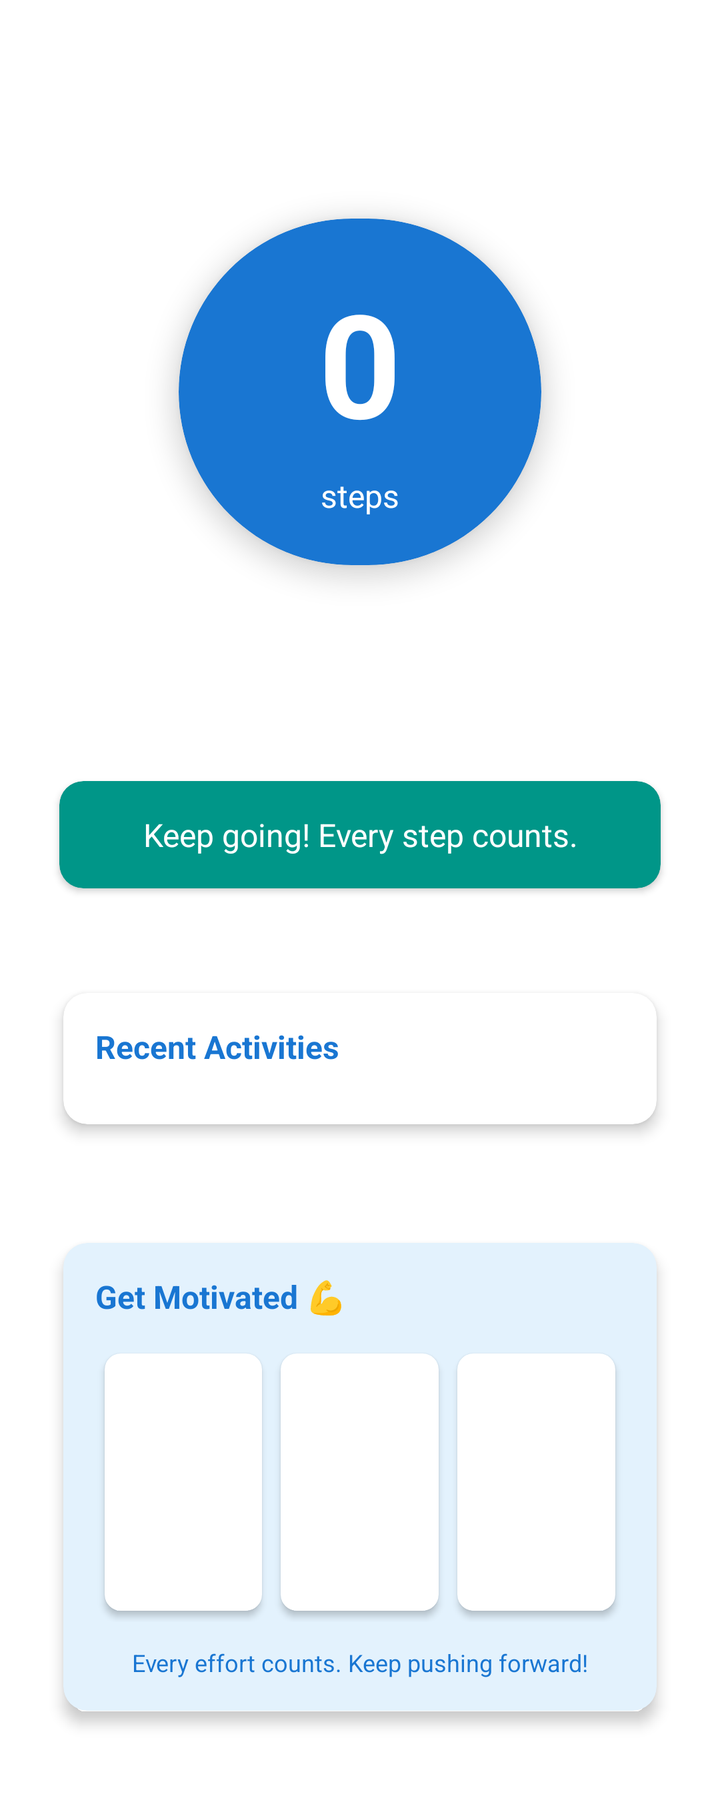
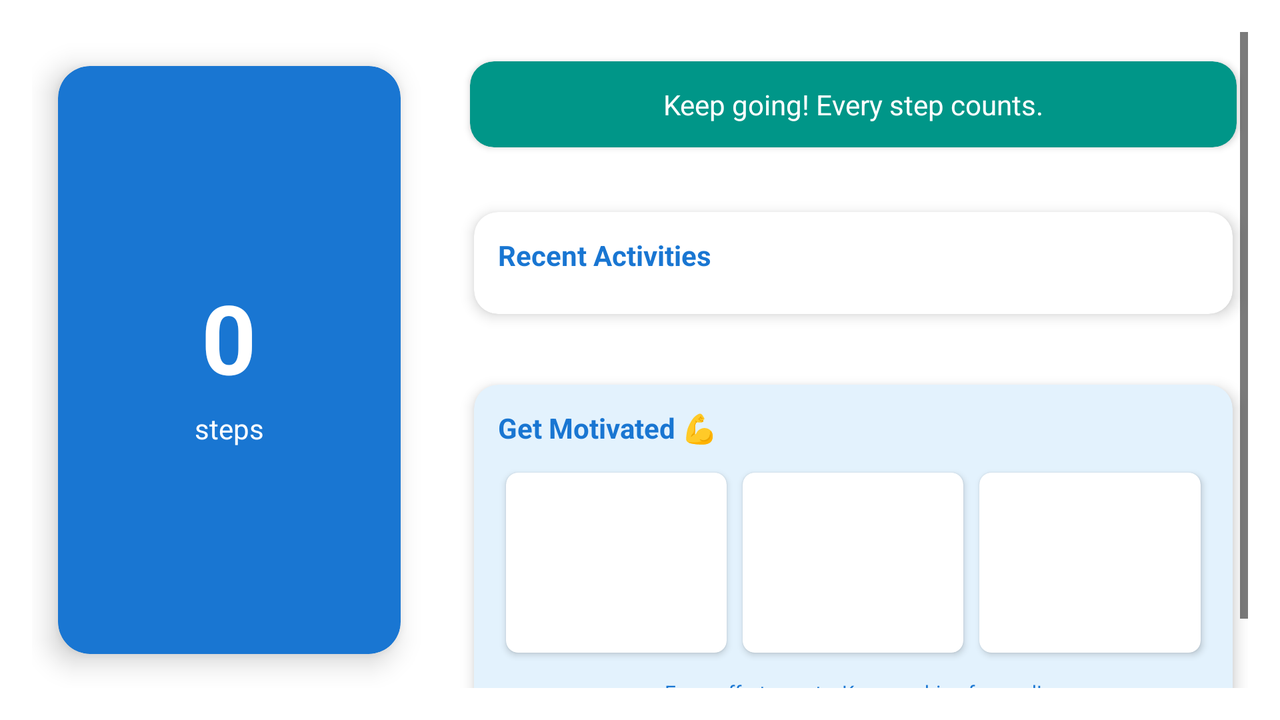

One screen, two layout resources from the same app: the default and the repository's alternative for another configuration. Each is rendered where Android would select it; the XML of both is given below.
<!-- AndroidManifest.xml: application theme Theme.CountLives -->
<!-- res/layout/fragment_steps.xml -->
<?xml version="1.0" encoding="utf-8"?>
<ScrollView xmlns:android="http://schemas.android.com/apk/res/android"
    xmlns:app="http://schemas.android.com/apk/res-auto"
    android:layout_width="match_parent"
    android:layout_height="match_parent"
    android:background="@color/white">

    <LinearLayout
        android:orientation="vertical"
        android:layout_width="match_parent"
        android:layout_height="wrap_content"
        android:gravity="center_horizontal"
        android:padding="24dp">

        
        <com.google.android.material.card.MaterialCardView
            android:layout_width="280dp"
            android:layout_height="280dp"
            android:layout_marginVertical="32dp"
            app:cardCornerRadius="140dp"
            app:cardElevation="8dp"
            app:cardBackgroundColor="@color/primary_blue_700">

            <LinearLayout
                android:layout_width="match_parent"
                android:layout_height="match_parent"
                android:orientation="vertical"
                android:gravity="center">

                <TextView
                    android:id="@+id/tvStepsFrag"
                    android:layout_width="wrap_content"
                    android:layout_height="wrap_content"
                    android:text="0"
                    android:textSize="72sp"
                    android:textStyle="bold"
                    android:textColor="@color/white" />

                <TextView
                    android:layout_width="wrap_content"
                    android:layout_height="wrap_content"
                    android:text="steps"
                    android:textSize="16sp"
                    android:textColor="@color/white"
                    android:layout_marginTop="8dp" />
            </LinearLayout>
        </com.google.android.material.card.MaterialCardView>

        
        <com.google.android.material.card.MaterialCardView
            android:layout_width="match_parent"
            android:layout_height="wrap_content"
            android:layout_marginVertical="16dp"
            app:cardCornerRadius="12dp"
            app:cardElevation="2dp"
            app:cardBackgroundColor="@color/secondary_teal_500">

            <TextView
                android:id="@+id/tvMotivation"
                android:layout_width="match_parent"
                android:layout_height="wrap_content"
                android:text="Keep going! Every step counts."
                android:textColor="@color/white"
                android:textSize="16sp"
                android:gravity="center"
                android:padding="16dp" />

        </com.google.android.material.card.MaterialCardView>

        
        <com.google.android.material.card.MaterialCardView
            android:layout_width="match_parent"
            android:layout_height="wrap_content"
            android:layout_marginVertical="20dp"
            app:cardCornerRadius="12dp"
            app:cardElevation="4dp"
            app:cardBackgroundColor="@color/white"
            android:layout_marginHorizontal="0dp">

            <LinearLayout
                android:layout_width="match_parent"
                android:layout_height="wrap_content"
                android:orientation="vertical"
                android:padding="16dp">

                <TextView
                    android:id="@+id/tvRecentMiniLabel"
                    android:layout_width="wrap_content"
                    android:layout_height="wrap_content"
                    android:layout_marginBottom="12dp"
                    android:text="Recent Activities"
                    android:textSize="16sp"
                    android:textStyle="bold"
                    android:textColor="@color/primary_blue_700" />

                
                <androidx.recyclerview.widget.RecyclerView
                    android:id="@+id/rvRecentMini"
                    android:layout_width="match_parent"
                    android:layout_height="wrap_content"
                    android:layout_marginBottom="0dp" />

                <TextView
                    android:id="@+id/tvNoRecentActivities"
                    android:layout_width="match_parent"
                    android:layout_height="wrap_content"
                    android:text="No activities logged yet - start by adding one!"
                    android:textSize="14sp"
                    android:textColor="@color/secondary_teal_500"
                    android:gravity="center"
                    android:padding="16dp"
                    android:visibility="gone" />

            </LinearLayout>

        </com.google.android.material.card.MaterialCardView>

        
        <com.google.android.material.card.MaterialCardView
            android:layout_width="match_parent"
            android:layout_height="wrap_content"
            android:layout_marginVertical="20dp"
            app:cardCornerRadius="12dp"
            app:cardElevation="4dp"
            app:cardBackgroundColor="@color/primary_blue_100">

            <LinearLayout
                android:layout_width="match_parent"
                android:layout_height="wrap_content"
                android:orientation="vertical"
                android:padding="16dp">

                <TextView
                    android:layout_width="wrap_content"
                    android:layout_height="wrap_content"
                    android:layout_marginBottom="12dp"
                    android:text="Get Motivated 💪"
                    android:textSize="16sp"
                    android:textStyle="bold"
                    android:textColor="@color/primary_blue_700" />

                
                <LinearLayout
                    android:layout_width="match_parent"
                    android:layout_height="wrap_content"
                    android:orientation="horizontal"
                    android:gravity="center"
                    android:spacing="8dp">

                    
                    <com.google.android.material.card.MaterialCardView
                        android:layout_width="0dp"
                        android:layout_height="140dp"
                        android:layout_weight="1"
                        app:cardCornerRadius="8dp"
                        app:cardElevation="2dp">

                        <ImageView
                            android:id="@+id/ivMotiv1"
                            android:layout_width="match_parent"
                            android:layout_height="match_parent"
                            android:src="@drawable/ic_launcher_foreground"
                            android:scaleType="centerCrop"
                            android:contentDescription="Motivation 1" />

                    </com.google.android.material.card.MaterialCardView>

                    
                    <com.google.android.material.card.MaterialCardView
                        android:layout_width="0dp"
                        android:layout_height="140dp"
                        android:layout_weight="1"
                        app:cardCornerRadius="8dp"
                        app:cardElevation="2dp">

                        <ImageView
                            android:id="@+id/ivMotiv2"
                            android:layout_width="match_parent"
                            android:layout_height="match_parent"
                            android:src="@drawable/ic_launcher_foreground"
                            android:scaleType="centerCrop"
                            android:contentDescription="Motivation 2" />

                    </com.google.android.material.card.MaterialCardView>

                    
                    <com.google.android.material.card.MaterialCardView
                        android:layout_width="0dp"
                        android:layout_height="140dp"
                        android:layout_weight="1"
                        app:cardCornerRadius="8dp"
                        app:cardElevation="2dp">

                        <ImageView
                            android:id="@+id/ivMotiv3"
                            android:layout_width="match_parent"
                            android:layout_height="match_parent"
                            android:src="@drawable/ic_launcher_foreground"
                            android:scaleType="centerCrop"
                            android:contentDescription="Motivation 3" />

                    </com.google.android.material.card.MaterialCardView>

                </LinearLayout>

                <TextView
                    android:layout_width="match_parent"
                    android:layout_height="wrap_content"
                    android:text="Every effort counts. Keep pushing forward!"
                    android:textSize="12sp"
                    android:textColor="@color/primary_blue_700"
                    android:gravity="center"
                    android:layout_marginTop="12dp" />

            </LinearLayout>

        </com.google.android.material.card.MaterialCardView>

    </LinearLayout>

</ScrollView>
<!-- resources referenced by this layout -->
<resources>
  <color name="primary_blue_100">#FFE3F2FD</color>
  <color name="primary_blue_700">#FF1976D2</color>
  <color name="secondary_teal_500">#FF009688</color>
  <color name="white">#FFFFFFFF</color>
  <style name="Theme.CountLives" parent="Theme.MaterialComponents.DayNight.NoActionBar">
          <item name="windowActionBar">false</item>
          <item name="windowNoTitle">true</item>
          
          <item name="colorPrimary">@color/primary_blue_700</item>
          <item name="colorPrimaryVariant">@color/primary_blue_900</item>
          <item name="colorOnPrimary">@color/white</item>
          
          <item name="colorSecondary">@color/secondary_teal_500</item>
          <item name="colorSecondaryVariant">@color/secondary_teal_700</item>
          <item name="colorOnSecondary">@color/white</item>
          
          <item name="colorTertiary">@color/primary_blue_500</item>
          
          <item name="materialButtonStyle">@style/Theme.CountLives.PillButton</item>
          <item name="materialCardViewStyle">@style/CountLives.Card</item>
          <item name="materialButtonOutlinedStyle">@style/Widget.CountLives.Button</item>
          <item name="android:buttonStyle">@style/Theme.CountLives.PillButton</item>
          <item name="cardViewStyle">@style/CountLives.Card</item>
          
          <item name="android:statusBarColor">?attr/colorPrimaryVariant</item>
          <item name="android:navigationBarColor">?attr/colorPrimary</item>
          <item name="android:windowBackground">@color/white</item>
          
          <item name="android:textColorPrimary">@color/black</item>
          <item name="android:textColorSecondary">@color/black</item>
          
          <item name="tabStyle">@style/Widget.MaterialComponents.TabLayout</item>
      </style>
  <color name="primary_blue_900">#FF0D47A1</color>
  <color name="secondary_teal_700">#FF00796B</color>
  <color name="primary_blue_500">#FF2196F3</color>
  <style name="Theme.CountLives.PillButton" parent="Widget.MaterialComponents.Button">
          <item name="cornerRadius">24dp</item>
          <item name="android:backgroundTint">?attr/colorSecondary</item>
          <item name="android:textColor">?attr/colorOnSecondary</item>
          <item name="iconGravity">textStart</item>
      </style>
  <style name="CountLives.Card" parent="Widget.MaterialComponents.CardView">
          <item name="cardCornerRadius">12dp</item>
          <item name="cardUseCompatPadding">true</item>
          <item name="cardElevation">4dp</item>
      </style>
  <style name="Widget.CountLives.Button" parent="Widget.MaterialComponents.Button.OutlinedButton">
          <item name="strokeColor">?attr/colorPrimary</item>
          <item name="android:textColor">?attr/colorPrimary</item>
      </style>
  <color name="black">#FF000000</color>
</resources>
<!-- res/layout-land/fragment_steps.xml (the repository's variant of the layout above) -->
<!-- drawn on the phone turned sideways -->
<?xml version="1.0" encoding="utf-8"?>
<LinearLayout xmlns:android="http://schemas.android.com/apk/res/android"
    xmlns:app="http://schemas.android.com/apk/res-auto"
    android:layout_width="match_parent"
    android:layout_height="match_parent"
    android:orientation="horizontal"
    android:background="@color/white"
    android:padding="16dp">

    
    <com.google.android.material.card.MaterialCardView
        android:layout_width="0dp"
        android:layout_height="match_parent"
        android:layout_weight="1"
        android:layout_marginEnd="16dp"
        app:cardCornerRadius="16dp"
        app:cardElevation="8dp"
        app:cardBackgroundColor="@color/primary_blue_700">

        <LinearLayout
            android:layout_width="match_parent"
            android:layout_height="match_parent"
            android:orientation="vertical"
            android:gravity="center">

            <TextView
                android:id="@+id/tvStepsFrag"
                android:layout_width="wrap_content"
                android:layout_height="wrap_content"
                android:text="0"
                android:textSize="48sp"
                android:textStyle="bold"
                android:textColor="@color/white" />

            <TextView
                android:layout_width="wrap_content"
                android:layout_height="wrap_content"
                android:text="steps"
                android:textSize="14sp"
                android:textColor="@color/white"
                android:layout_marginTop="4dp" />

        </LinearLayout>
    </com.google.android.material.card.MaterialCardView>

    
    <ScrollView
        android:layout_width="0dp"
        android:layout_height="match_parent"
        android:layout_weight="2">

        <LinearLayout
            android:layout_width="match_parent"
            android:layout_height="wrap_content"
            android:orientation="vertical"
            android:gravity="center_horizontal">

            
            <com.google.android.material.card.MaterialCardView
                android:layout_width="match_parent"
                android:layout_height="wrap_content"
                android:layout_marginVertical="8dp"
                app:cardCornerRadius="12dp"
                app:cardElevation="2dp"
                app:cardBackgroundColor="@color/secondary_teal_500">

                <TextView
                    android:id="@+id/tvMotivation"
                    android:layout_width="match_parent"
                    android:layout_height="wrap_content"
                    android:text="Keep going! Every step counts."
                    android:textColor="@color/white"
                    android:textSize="14sp"
                    android:gravity="center"
                    android:padding="12dp" />

            </com.google.android.material.card.MaterialCardView>

            
            <com.google.android.material.card.MaterialCardView
                android:layout_width="match_parent"
                android:layout_height="wrap_content"
                android:layout_marginVertical="8dp"
                app:cardCornerRadius="12dp"
                app:cardElevation="4dp"
                app:cardBackgroundColor="@color/white">

                <LinearLayout
                    android:layout_width="match_parent"
                    android:layout_height="wrap_content"
                    android:orientation="vertical"
                    android:padding="12dp">

                    <TextView
                        android:id="@+id/tvRecentMiniLabel"
                        android:layout_width="wrap_content"
                        android:layout_height="wrap_content"
                        android:layout_marginBottom="8dp"
                        android:text="Recent Activities"
                        android:textSize="14sp"
                        android:textStyle="bold"
                        android:textColor="@color/primary_blue_700" />

                    <androidx.recyclerview.widget.RecyclerView
                        android:id="@+id/rvRecentMini"
                        android:layout_width="match_parent"
                        android:layout_height="wrap_content"
                        android:layout_marginBottom="0dp" />

                    <TextView
                        android:id="@+id/tvNoRecentActivities"
                        android:layout_width="match_parent"
                        android:layout_height="wrap_content"
                        android:text="No activities logged yet - start by adding one!"
                        android:textSize="12sp"
                        android:textColor="@color/secondary_teal_500"
                        android:gravity="center"
                        android:padding="12dp"
                        android:visibility="gone" />

                </LinearLayout>

            </com.google.android.material.card.MaterialCardView>

            
            <com.google.android.material.card.MaterialCardView
                android:layout_width="match_parent"
                android:layout_height="wrap_content"
                android:layout_marginVertical="8dp"
                app:cardCornerRadius="12dp"
                app:cardElevation="4dp"
                app:cardBackgroundColor="@color/primary_blue_100">

                <LinearLayout
                    android:layout_width="match_parent"
                    android:layout_height="wrap_content"
                    android:orientation="vertical"
                    android:padding="12dp">

                    <TextView
                        android:layout_width="wrap_content"
                        android:layout_height="wrap_content"
                        android:layout_marginBottom="8dp"
                        android:text="Get Motivated 💪"
                        android:textSize="14sp"
                        android:textStyle="bold"
                        android:textColor="@color/primary_blue_700" />

                    <LinearLayout
                        android:layout_width="match_parent"
                        android:layout_height="wrap_content"
                        android:orientation="horizontal"
                        android:gravity="center"
                        android:spacing="4dp">

                        <com.google.android.material.card.MaterialCardView
                            android:layout_width="0dp"
                            android:layout_height="100dp"
                            android:layout_weight="1"
                            app:cardCornerRadius="6dp"
                            app:cardElevation="2dp">

                            <ImageView
                                android:id="@+id/ivMotiv1"
                                android:layout_width="match_parent"
                                android:layout_height="match_parent"
                                android:src="@drawable/ic_launcher_foreground"
                                android:scaleType="centerCrop"
                                android:contentDescription="Motivation 1" />

                        </com.google.android.material.card.MaterialCardView>

                        <com.google.android.material.card.MaterialCardView
                            android:layout_width="0dp"
                            android:layout_height="100dp"
                            android:layout_weight="1"
                            app:cardCornerRadius="6dp"
                            app:cardElevation="2dp">

                            <ImageView
                                android:id="@+id/ivMotiv2"
                                android:layout_width="match_parent"
                                android:layout_height="match_parent"
                                android:src="@drawable/ic_launcher_foreground"
                                android:scaleType="centerCrop"
                                android:contentDescription="Motivation 2" />

                        </com.google.android.material.card.MaterialCardView>

                        <com.google.android.material.card.MaterialCardView
                            android:layout_width="0dp"
                            android:layout_height="100dp"
                            android:layout_weight="1"
                            app:cardCornerRadius="6dp"
                            app:cardElevation="2dp">

                            <ImageView
                                android:id="@+id/ivMotiv3"
                                android:layout_width="match_parent"
                                android:layout_height="match_parent"
                                android:src="@drawable/ic_launcher_foreground"
                                android:scaleType="centerCrop"
                                android:contentDescription="Motivation 3" />

                        </com.google.android.material.card.MaterialCardView>

                    </LinearLayout>

                    <TextView
                        android:layout_width="match_parent"
                        android:layout_height="wrap_content"
                        android:text="Every effort counts. Keep pushing forward!"
                        android:textSize="10sp"
                        android:textColor="@color/primary_blue_700"
                        android:gravity="center"
                        android:layout_marginTop="8dp" />

                </LinearLayout>

            </com.google.android.material.card.MaterialCardView>

        </LinearLayout>

    </ScrollView>

</LinearLayout>
